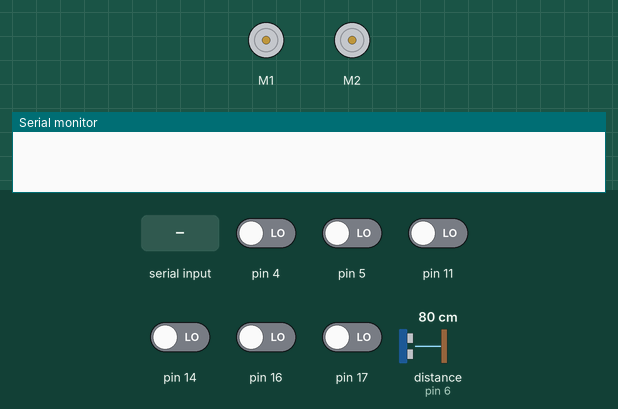
A sketch run on a simulated Arduino Uno, built with avr-gcc and run on an emulated ATmega328P. Parts: 2 × DC motor (green arrow = forward, orange = backward, longer = faster), the last lines printed to the serial monitor. The test bench sets the inputs (shaded band); at power-on: pin 4, pin 5, pin 11, pin 14, pin 16, pin 17 LOW, distance to the obstacle (sensor on pin 6) 80 cm. The echo pulse lasts 58.3 µs per cm.

Above: at 1.2 s.
1.3 s: "D" received over Serial
At 2.74 s:
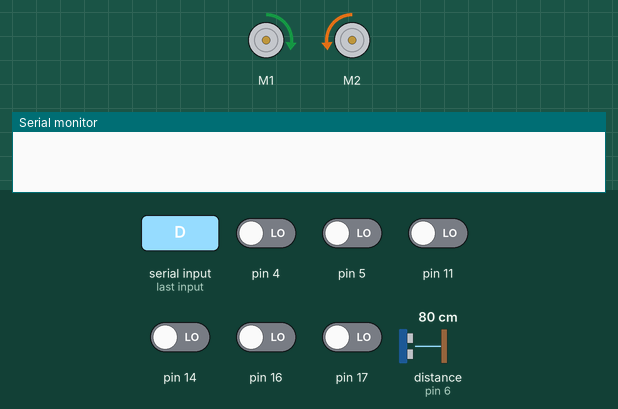
4.3 s: "C" received over Serial
5.8 s: "W" received over Serial
At 6.7 s:
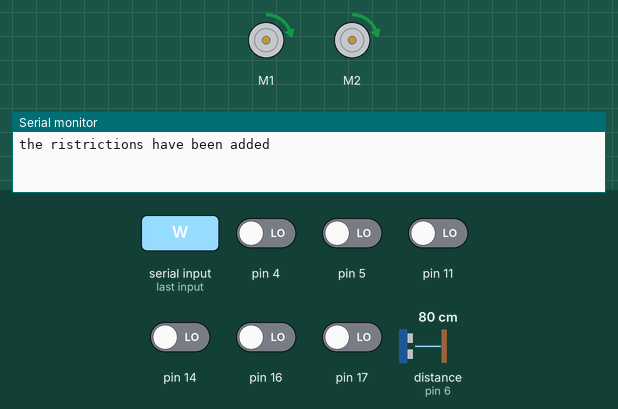
8.8 s: "A" received over Serial
At 10.16 s:
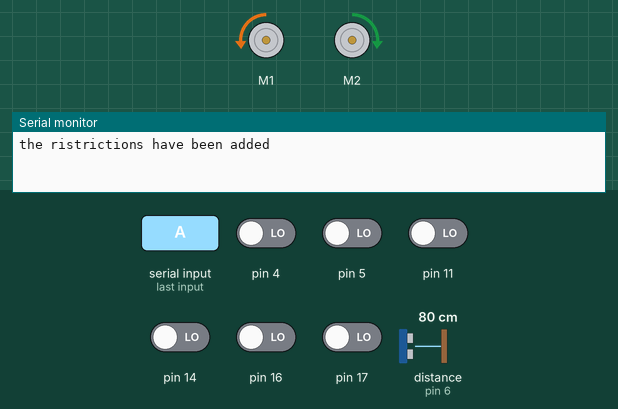
11.8 s: "S" received over Serial
14.8 s: "C" received over Serial
Timing chart, 0 to 17.3 s (numbered marks = the images above; inputs shaded):
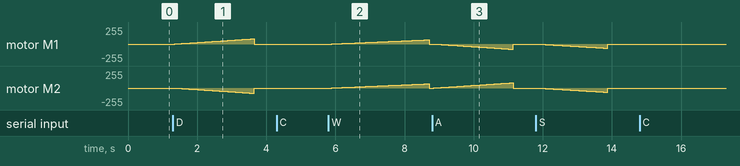

The sketch:

zumoAndQTR9.0_.ino
```cpp
#include <ZumoMotors.h>
#include <QTRSensors.h>
#include <ZumoReflectanceSensorArray.h>
#include <NewPing.h>


#define LED 13


#define TRIGGER_PIN  2  // Arduino pin tied to trigger pin on the ultrasonic sensor.
#define ECHO_PIN     6  // Arduino pin tied to echo pin on the ultrasonic sensor.
#define MAX_DISTANCE 200 // Maximum distance we want to ping for (in centimeters). Maximum sensor distance is rated at 400-500cm.
// this might need to be tuned for different lighting conditions, surfaces, etc.
#define QTR_THRESHOLD  400 // microseconds

// these might need to be tuned for different motor types
#define REVERSE_SPEED     100 // 0 is stopped, 400 is full speed
#define TURN_SPEED        100
#define FORWARD_SPEED     200
#define TURN_DURATION     300 // ms

ZumoMotors motors;
ZumoReflectanceSensorArray sensors(QTR_NO_EMITTER_PIN);
NewPing sonar(TRIGGER_PIN, ECHO_PIN, MAX_DISTANCE);

#define NUM_SENSORS 6
unsigned int sensor_values[NUM_SENSORS];
bool forwardBehaviour = true;
int roomCount = 0;
const int NUMBEROFROOMS = 5;
String directions[NUMBEROFROOMS];
bool track = false;
bool search = false;


bool lightSensorCheck(int c)
{
  bool check;
  sensors.read(sensor_values);
  for(int i=0; i < NUM_SENSORS; i++)
  {
    if(sensor_values[i] > QTR_THRESHOLD)
    {
      motors.setLeftSpeed(0),motors.setRightSpeed(0);
      check = false;
      if(c == 1)
      {
        Serial.println("You hit a wall");
        c++;
      }
       return check;
    }
    else
    {
      check = true;
      return check;
    }
  }
 return true;
}

bool forwardSensorCheck()
{
  bool check;
  sensors.read(sensor_values);
  if ( sensor_values[1] > QTR_THRESHOLD || sensor_values[2] > QTR_THRESHOLD || sensor_values[3] > QTR_THRESHOLD || sensor_values[4] > QTR_THRESHOLD)
  {
    motors.setLeftSpeed(0),motors.setRightSpeed(0);
    check = false;
    return check;
  }
  else if (sensor_values[5] > QTR_THRESHOLD)
  {
    // if rightmost sensor detects line, reverse and turn to the left
    motors.setSpeeds(-TURN_SPEED, TURN_SPEED);
    delay(TURN_DURATION);
    motors.setSpeeds(FORWARD_SPEED, FORWARD_SPEED);
    check = true;
    return check;
  }
  else if (sensor_values[0] > QTR_THRESHOLD)
  {
    // if leftmost sensor detects line, reverse and turn to the right
    motors.setSpeeds(TURN_SPEED, -TURN_SPEED);
    delay(TURN_DURATION);
    motors.setSpeeds(FORWARD_SPEED, FORWARD_SPEED);
    check = true;
    return check;
  }
  else
  {
    check = true;
    return check;
  }
}

bool edgeSensorCheck()
{
  bool check;
  sensors.read(sensor_values);
  if(sensor_values[0] > QTR_THRESHOLD)
  {
    motors.setLeftSpeed(100), motors.setRightSpeed(-100);
    delay(1000);
    check = false;
    return check;
  }
  else if(sensor_values[5] > QTR_THRESHOLD)
  {
    motors.setLeftSpeed(-100),motors.setRightSpeed(100);
    delay(1000);
    check = false;
    return check;

  }
  else
   {
     check = true;
     return check;
   }
}

void sonarSearch()
{
  if(sonar.ping_cm() < 5 and !sonar.ping_cm() > 200)
  {
    if(search == true)
    {
      Serial.print("Object found in room ");
      Serial.println(roomCount);
      search == false;
    }
    else
    {
      if(roomCount == 0 )
      {
        Serial.println("Object in corrider outside the first room");
      }
      else
      {
        Serial.print("Object found outside room ");
        Serial.println(roomCount);
      }

    }
  }
}

void setup()
{
 Serial.begin(9600);
}

void loop()
{
  sensors.read(sensor_values);
  char keypress;
  bool keyIn = false;
  delay(30);
  if (Serial.available() > 0)
  {
    keypress = Serial.read();
    keyIn = true;
  }
  if(keyIn == true)
  {
      movement(keypress);
      keyIn = false;
  }
}


void movement(char keypress)
{
 switch (keypress)
    {
      case 'W':if(forwardBehaviour == false)
                {
                  intermitantforward();
                }
                else
                {
                  constantForward();
                }
               break;
      case 'D':right();
               if(track == true)
               {
                  roomCount++;
                  directions[roomCount] = "turned right into room " +  roomCount;
                  Serial.println(" you have turned right into room ");
                  Serial.println(roomCount);
                  track = false;
               }
               break;
      case 'A':left();
               if(track == true)
               {
                  roomCount++;
                  directions[roomCount] = "turned left into room " + roomCount;
                  Serial.print(" you have turned left into room ");
                  Serial.println(roomCount);
                  track = false;
               }
               break;
      case 'S':backward();
               break;
      case 'R':track = true;
               search = true;
               break;

      case 'C':if(forwardBehaviour == false)
               {
                 forwardBehaviour = true;
                 Serial.println("the ristrictions have been removed");
               }
               else
               {
                 forwardBehaviour = false;
                 Serial.println("the ristrictions have been added");
               }
               break;
    }
}

void intermitantforward(){
  int c = 0;
   for (int speed = 0; speed <= 100; speed++)
   {
    c++;
     if (lightSensorCheck(c) == true)
     {
        motors.setLeftSpeed(speed), motors.setRightSpeed(speed);
        sonarSearch();
        delay(20);
     }
   }
    motors.setLeftSpeed(0), motors.setRightSpeed(0);

}

void constantForward()
{
  char keypress;
  while(forwardSensorCheck() == true)
  {
    motors.setLeftSpeed(100), motors.setRightSpeed(100);
  }
  if(forwardSensorCheck() == false)
  {
   forwardBehaviour = false;
   Serial.println("You have reached the end of a corridor");
   Serial.println("auto matic forward has been cancelled please press C to turn on");
  }
}


void right(){
  for (int speed = 0; speed <= 125; speed++)
  {
    if (edgeSensorCheck() == true)
    {
      motors.setLeftSpeed(speed), motors.setRightSpeed(-speed);
      sonarSearch();
      delay(10);
    }
  }

  motors.setLeftSpeed(0),motors.setRightSpeed(0);
}

void left(){
  for (int speed = 0; speed <= 125; speed++)
  {
    if (edgeSensorCheck() == true)
    {
      motors.setLeftSpeed(-speed), motors.setRightSpeed(speed);
      sonarSearch();
      delay(10);
    }
  }
  motors.setLeftSpeed(0),motors.setRightSpeed(0);
}

void backward(){
  for (int speed = 0; speed >= -100; speed--)
  {
    motors.setLeftSpeed(speed), motors.setRightSpeed(speed);
    delay(20);
  }

  motors.setLeftSpeed(0),motors.setRightSpeed(0);
}
```

Measured:
- after the input at 1.3 s, motor M1: rises from stopped to forward 79/255 in 2.3 s, then falls to stopped in 0.03 s
- after the input at 5.8 s, motor M1, motor M2: rises from stopped to forward 63/255 in 2.8 s, then falls to stopped in 0.05 s
- after the input at 8.8 s, motor M2: rises from stopped to forward 79/255 in 2.3 s, then falls to stopped in 0.03 s
